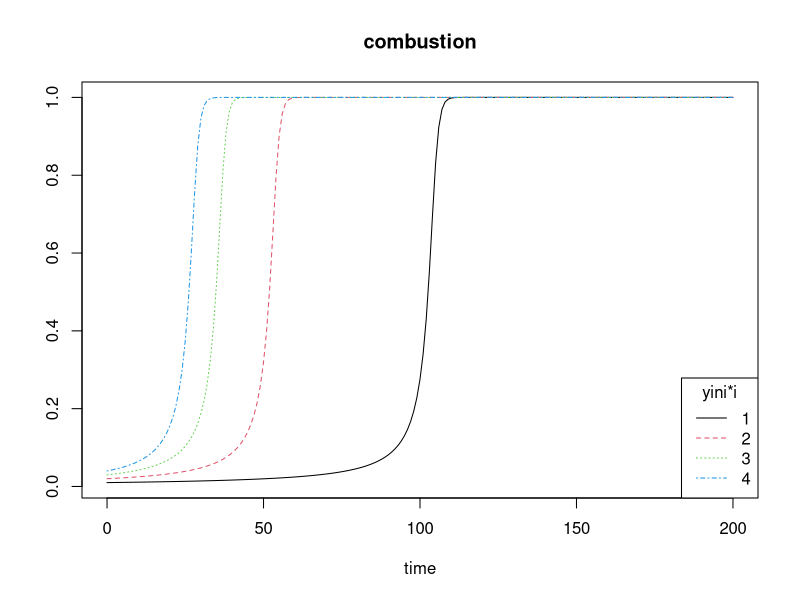
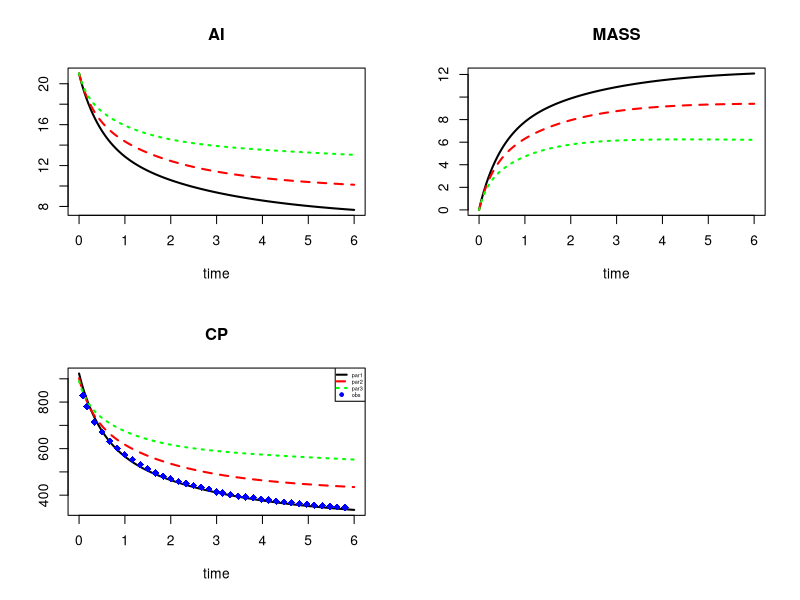
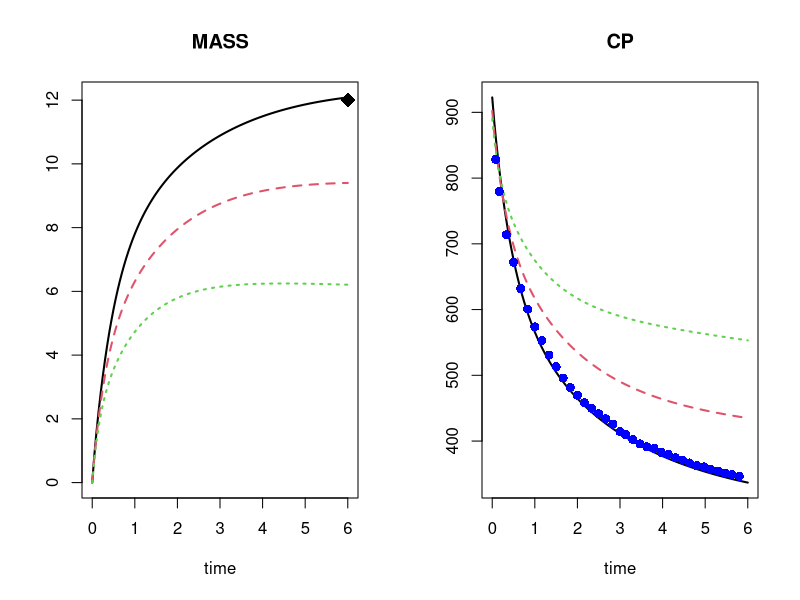
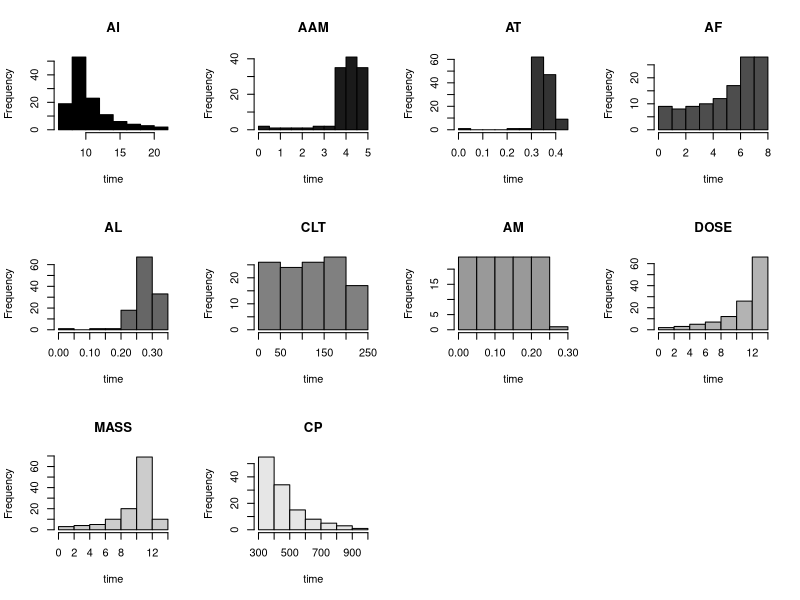

Reproduce these figures in R, in order.
##############################################
# 
# Script from deSolve tutorial section 10.1/10.3
# Author tutorial: 
#     Karline Soeteart, Thomas Petzoldt, 
#     R. Woodrwo Setzer
# published 2010
# 
# This script demonstrates several plotting 
# options in combination with deSolve modelling
# 
##############################################

library(deSolve)

##############################################
# 10.1 plotting multiple scenario's
##############################################

# model
combustion <- function(t,y, parms){
  list(y^2 * (1-y))
}

# parameters
yini <- 0.01
times <- 0:200

# solve with different initial conditions for y
out  <- ode(times = times, y = yini,   parms = 0, func = combustion)
out2 <- ode(times = times, y = yini*2, parms = 0, func = combustion)
out3 <- ode(times = times, y = yini*3, parms = 0, func = combustion)
out4 <- ode(times = times, y = yini*4, parms = 0, func = combustion)

#plot the result all in one
plot(out, out2, out3, out4, main="combustion")
legend("bottomright", lty = 1:4, col = 1:4, legend = 1:4, title = "yini*i")



##############################################
# 10.2 plotting output with observations
##############################################

# we make use of the ccl4data set
head(ccl4data)
# and the ccl4model
help("ccl4model")

# we select subset of data animal "A" from ccl4data 
obs <- subset (ccl4data, animal == "A", c(time, ChamberConc))
names(obs) <- c("time", "CP")
head(obs)

# assign parameter values
parms <- c(0.182, 4.0, 4.0, 0.08, 0.04, 0.74, 0.05, 0.15, 0.32, 16.17, 
           281.48, 13.3, 16.17, 5.487, 153.8, 0.04321671,
           0.40272550, 951.46, 0.02, 1.0, 3.80000000)
#assign y initial
yini <- c(AI = 21, AAM = 0, AT = 0, AF = 0, AL = 0, CLT = 0, AM = 0)
times <- seq(0, 6, by = 0.05)

#call model
out <- ccl4model(times = times, y = yini, parms = parms)

#tweak parameters a bit (scenario 2 and 3)
par2 <- parms
par2[1] <- 0.1
par3 <- parms
par3[1] <- 0.05

#and run model again
out2 <- ccl4model(times = times, y = yini, parms = par2)
out3 <- ccl4model(times = times, y = yini, parms = par3)

# plot AI, MASS and CP for all scenario's
plot(out, out2, out3, which = c("AI", "MASS", "CP"),
     col = c("black", "red", "green"), lwd = 2,
     obs = obs, obspar = list(pch = 18, col = "blue", cex = 1.2))
legend("topright", lty = c(1,2,3,NA), pch= c(NA, NA, NA, 10), cex = 0.4,
       col = c("black", "red", "green", "blue"), lwd = 2,
       legend = c("par1", "par2", "par3", "obs"))

# get data for a specific measurement
obs2 <- data.frame(time = 6, MASS = 12)

# plot variable in common with observations
plot(out, out2, out3, lwd = 2,
     obs = list(obs, obs2),
     obspar = list(pch = c(16, 18), col = c("blue", "black"),
                   cex = c(1.2, 2))
    )


##############################################
# 10.3 plotting summary histograms
##############################################

# plotting histograms of all output variables
hist(out, col = grey(seq(0, 1, by = 0.1)), mfrow = c(3, 4))
